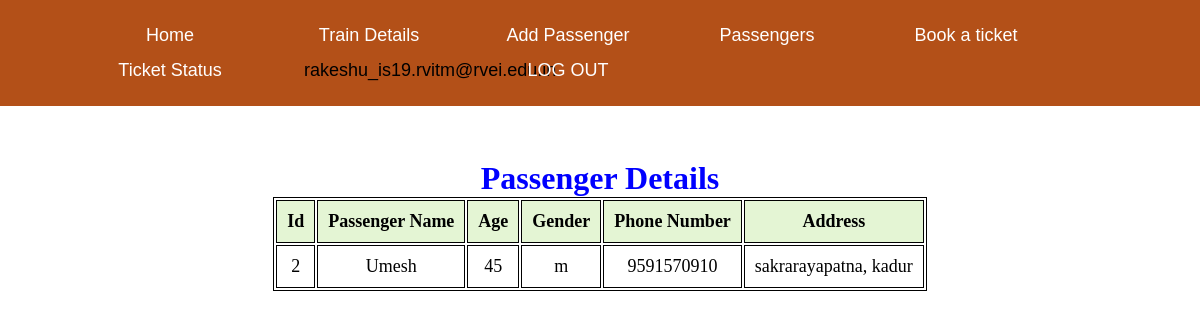
/passengerdetails.php (signed in), run on the app's committed database.
### tables this page shows
CREATE TABLE `passenger` (
  `email_id` varchar(30) NOT NULL,
  `p_name` varchar(30) NOT NULL,
  `p_age` int(20) NOT NULL,
  `p_gender` varchar(5) NOT NULL,
  `p_number` bigint(10) NOT NULL,
  `p_address` varchar(30) NOT NULL,
  `p_id` int(11) NOT NULL
);

### passengerdetails.php (the view, shortened to what this page needs)
<?php
$conn = mysqli_connect("localhost","root","","reservation");
$email =$_SESSION['user_info'] ;
$sql = "SELECT * FROM passenger where email_id='$email'";
$result=$conn->query($sql);
?>
<!DOCTYPE html>
<html lang="en">
<head>
</head>
<body>
<?php
include("header.php"); ?>
<section>
<br><br><br>
        <h1>Passenger  Details</h1>
        <table>
            <tr>
                <th>Id</th>
                <th>Passenger Name</th>
                <th>Age</th>
                <th>Gender</th>
                <th>Phone Number</th>
                <th>Address</th>
            </tr>
            <?php
                while($rows=$result->fetch_assoc())
                {
             ?>
            <tr>
                <td><?php echo $rows['p_id'];?></td>
                <td><?php echo $rows['p_name'];?></td>
                <td><?php echo $rows['p_age'];?></td>
                <td><?php echo $rows['p_gender'];?></td>
                <td><?php echo $rows['p_number'];?></td>
                <td><?php echo $rows['p_address'];?></td>
            </tr>
            <?php
                }
             ?>
        </table>
    </section>
</body>
</html>

### css/header.css (style rules this page uses)
* { margin:0px; }

### passengerdetails.php (style rules this page uses)
table { margin: 0 auto; font-size: large; border: 1px solid black; }
h1 { text-align: center; color: blue; font-size: xx-large; font-family: 'Gill Sans', 'Gill Sans MT', ' Calibri', 'Trebuchet MS', 'sans-serif'; }
td { background-color: white; border: 1px solid black; }
th, td { font-weight: bold; border: 1px solid black; padding: 10px; text-align: center; }
th { background-color:#E4F5D4; }
td { font-weight: lighter; }
html { background: url(https://cdn.pixabay.com/photo/2016/07/19/08/42/central-station-1527780_960_720.jpg) no-repeat center center fixed; -webkit-background-size: cover; -moz-background-size: cover; -o-background-size: cover; background-size: cover; }

### data on the page
passenger: p_id "2", p_name "Umesh", p_age "45", p_gender "m", p_number "9591570910", p_address "sakrarayapatna, kadur"

### other printed values
$_SESSION['user_info'] "rakeshu_is19.rvitm@rvei.edu.in"
